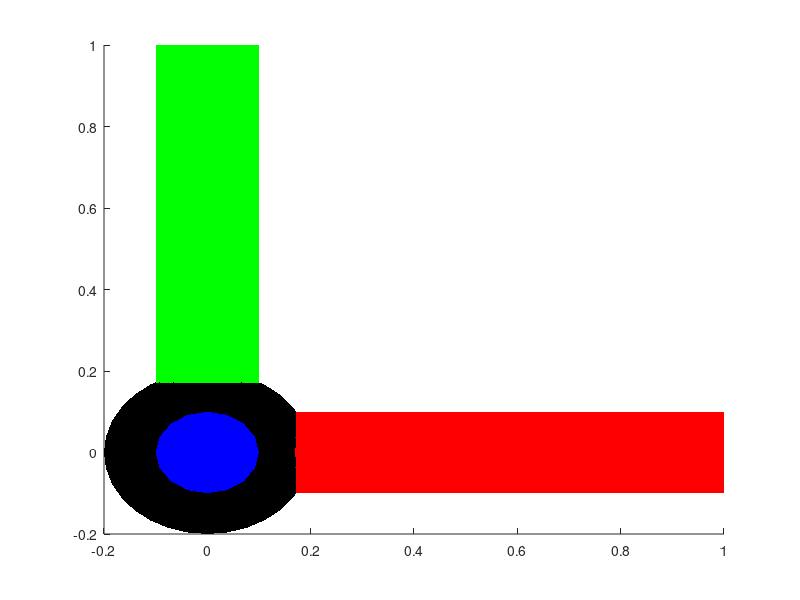

This chart was generated by the following MATLAB code:
function drawAxis3dOffset(varargin)
% Modified from geom3d toolbox
% Trevor Bruns
% July 2019
%
%
%DRAWAXIS3D Draw a coordinate system and an origin
%
%   drawAxis3d
%	Adds 3 cylinders to the current axis, corresponding to the directions
%	of the 3 basis vectors Ox, Oy and Oz.
%	Ox vector is red, Oy vector is green, and Oz vector is blue.
%
%   drawAxis3d(origin)
%   Specifies the origin and used default axes.
%
%   drawAxis3d(origin, x_axis, y_axis, z_axis)
%   Specifies the origin and axes.
%
%   drawAxis3d(origin, x_axis, y_axis, z_axis, L, R)
%   Specifies the origin, axes, length L and the radius of the cylinders 
%   representing the different axes.
%
%   Example
%   drawAxis
%
%   figure;
%   drawAxis([1,1,1]);
%
%   See also
%   drawAxisCube
%
% ------
% Author: David Legland
% e-mail: david.legland@nantes.inra.fr
% Created: 2007-08-14,    using Matlab 7.4.0.287 (R2007a)
% Copyright 2007 INRA - BIA PV Nantes - MIAJ Jouy-en-Josas.

% geometrical data
origin = [0 0 0];
v1 = [1 0 0];
v2 = [0 1 0];
v3 = [0 0 1];

% default parameters
L = 1;
r = L/10;

% extract parameters from input
if ~isempty(varargin)
	
    
    if length(varargin) <=3
        T = varargin{1};
        origin = T(1:3,4)';
        v1 = T(1:3,1)';
        v2 = T(1:3,2)';
        v3 = T(1:3,3)';
        if length(varargin) == 3
            L = varargin{2};
            r = varargin{3};
        end
    elseif length(varargin) > 3
        origin = varargin{1};
        v1 = varargin{2};
        v2 = varargin{3};
        v3 = varargin{4};

        if length(varargin) == 6
            L = varargin{5};
            r = varargin{6};
        end
    end
    
end



% draw 3 cylinders and a ball
hold on;
drawCylinder([origin origin+v1*L r], 16, 'facecolor', 'r', 'edgecolor', 'none');
drawCylinder([origin origin+v2*L r], 16, 'facecolor', 'g', 'edgecolor', 'none');
drawCylinder([origin origin+v3*L r], 16, 'facecolor', 'b', 'edgecolor', 'none');
drawSphere([origin 2*r], 'faceColor', 'black');

